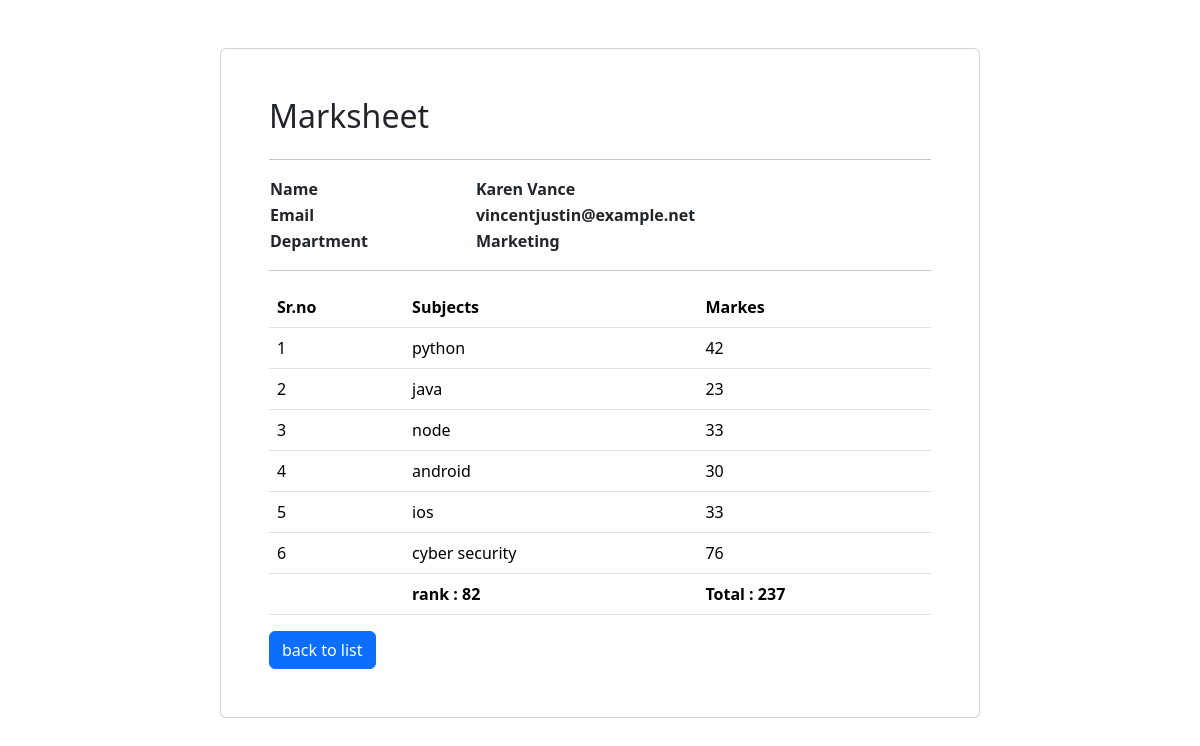
The page /marksheet?id=1 on the database its author committed.
### app/models.py (models this page shows)
class marks(models.Model):
    student = models.ForeignKey(student,on_delete=models.CASCADE)
    subject = models.ForeignKey(subject,on_delete=models.CASCADE)
    marks = models.IntegerField(default=0)

class student(models.Model):
    dept = models.ForeignKey(department,on_delete=models.CASCADE)
    stid = models.ForeignKey(stid,on_delete=models.CASCADE)
    name = models.CharField(max_length=20)
    email = models.CharField(max_length=50)
    age = models.IntegerField()

class department(models.Model):
    name = models.CharField(max_length=20)

class subject(models.Model):
    name = models.CharField(max_length=20)

### app/views.py (the view)
# urls.py: path('marksheet',marksheet,name="marksheet")
def marksheet(request):
    id = int(request.GET['id'])
    allstudents = marks.objects.filter(student_id=id)
    sum = allstudents.aggregate(total=Sum("marks"))
    rankstudent = student.objects.annotate(total=Sum("marks__marks")).order_by("-total")
    count=0
    for rank in rankstudent:
        count+=1
        if rank.id==id:
            break
    return render(request,"marksheet.html",{'students':allstudents,'sum':sum,'count':count})

### app/templates/marksheet.html (shortened to what this page needs)
<!DOCTYPE html>
<html lang="en">
<head>
    <link href="https://cdn.jsdelivr.net/npm/bootstrap@5.3.6/dist/css/bootstrap.min.css" rel="stylesheet">
</head>
<body>
    <div class="container">
        <div class="row">
            <div class="col-8 mx-auto card p-5 mt-5">
                <h2>Marksheet</h2>
                <hr>
                <table>
                    <tr>
                        <th>Name</th>
                        <th colspan="2">{{students.0.student.name}}</th>
                    </tr>
                    <tr>
                        <th>Email</th>
                        <th colspan="2">{{students.0.student.email}}</th>
                    </tr>
                    <tr>
                        <th>Department</th>
                        <th colspan="2">{{students.0.student.dept.name}}</th>
                    </tr>
                </table>
                <hr>
                <table class="table">
                    <tr>
                        <th>Sr.no</th>
                        <th>Subjects</th>
                        <th>Markes</th>
                    </tr>
                    {%for student in students%}
                        <tr>
                            <td>{{forloop.counter}}</td>
                            <td>{{student.subject.name}}</td>
                            <td>{{student.marks}}</td>
                        </tr>
                    {%endfor%}
                    <tr>
                        <th></th>
                        <th>rank : {{count}}</th>
                        <th>Total : {{sum.total}}</th>
                    </tr>
                </table>
                <span><a href="{%url 'index'%}" class="btn btn-primary">back to list</a></span>
            </div>
        </div>
    </div>
</body>
</html>

### rows shown on the page
marks: student.name "Karen Vance", student.email "vincentjustin@example.net", student.name "Marketing", subject.name "python", marks "42"
marks: subject.name "java", marks "23"
marks: subject.name "node", marks "33"
marks: subject.name "android", marks "30"
marks: subject.name "ios", marks "33"
marks: subject.name "cyber security", marks "76"

### other values the page prints
{{ count }} "82"
{{ sum.total }} "237"
